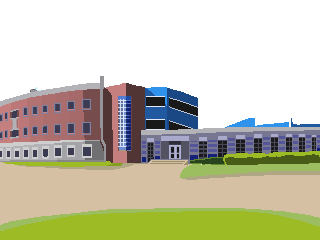
#> input picture include/art/FreyDrawingBackground.png, 320 x 240 px
$ python convert_sprites.py
#> lines starting #> are read from the running program, lines starting #| are printed output that depends on the picture; after the words box and inside, x2 and y2 are one past the last pixel; in counts of white or black regions, pixels touching at a corner belong together
#> in main, building is the input picture: PIL image 320x240 RGBA; mean R, G, B, A 90, 88.4, 66.8, 146.4
"""Write the mask of the Frey building that Flappy Falcon's chimney smoke
passes behind: include/games/building_mask.h.

The pictures themselves are downloaded files made by generate_game_assets.py.
"""

from pathlib import Path

from PIL import Image

ROOT = Path(__file__).resolve().parents[1]
BUILDING = ROOT / "include" / "art" / "FreyDrawingBackground.png"
OUT = ROOT / "include" / "games" / "building_mask.h"


def building_mask(building: Image.Image) -> tuple[int, list[int]]:
    """One bit per pixel (MSB first), set where the building is opaque, for the
    rows from the top down to the last one that shows any sky."""
    alpha = building.getchannel("A")
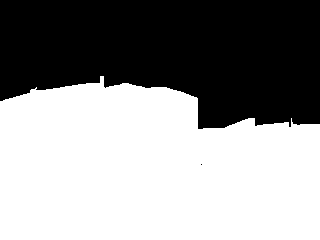
#> alpha: PIL image 320x240 L; 57.4% white; 2 black regions (1 under 20 px), largest, box (x1, y1, x2, y2) and area: (0, 0, 320, 129) 32704
    width = building.width
#> width = 320
    rows = 1 + max(y for y in range(building.height) for x in range(width)
                   if alpha.getpixel((x, y)) < 128)
#> rows = 165
    mask = [0] * (rows * width // 8)
#> mask = 6600 values from 0 to 0
    for y in range(rows):
        for x in range(width):
            if alpha.getpixel((x, y)) >= 128:
                mask[y * (width // 8) + x // 8] |= 0x80 >> (x % 8)
#> after the loop, mask = 6600 values, max 255 at index 3331, min 0 at index 0, mean 96.98
    return rows, mask


def main() -> None:
    building = Image.open(BUILDING).convert("RGBA")
    rows, mask = building_mask(building)
#> rows = 165
    lines = [
        "#pragma once",
        "",
        "#include <stdint.h>",
        "",
        "// Where the Frey building covers the Flappy Falcon sky, so the chimney",
        "// smoke can pass behind it. Generated by tools/convert_sprites.py.",
        f"constexpr uint16_t BUILDING_MASK_WIDTH = {building.width};",
        f"constexpr uint16_t BUILDING_MASK_HEIGHT = {rows};",
        "// 1 bit per pixel, MSB first: set where the building is.",
        "constexpr uint8_t buildingMask[] PROGMEM = {",
    ]
    for start in range(0, len(mask), 16):
        lines.append("  " + ", ".join(f"0x{v:02X}" for v in mask[start:start + 16]) + ",")
#> this loop made 413 passes
#> start on passes 2 to 4: 16, 32, 48
#> after the loop, lines = 423 items
    lines += ["};", ""]
    OUT.write_text("\n".join(lines), encoding="utf-8")
    print(f"Wrote {OUT}")


if __name__ == "__main__":
    main()
